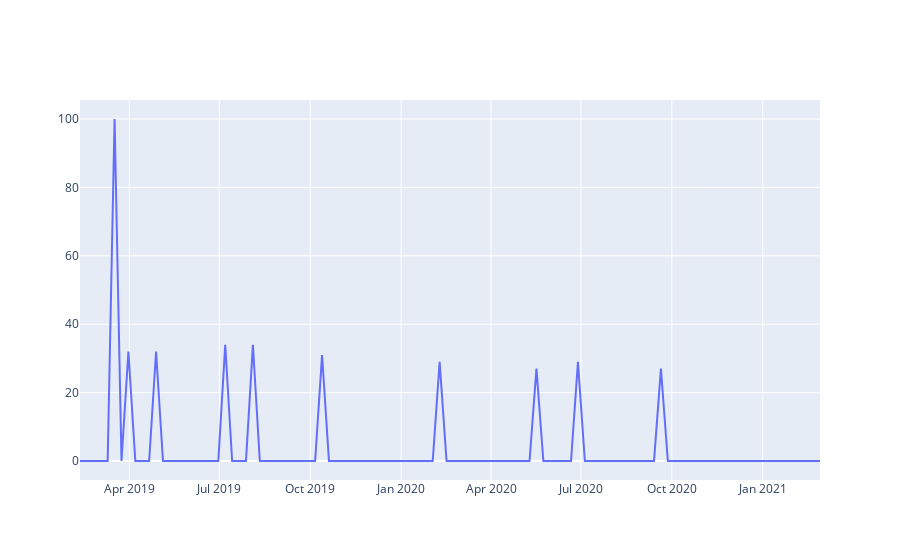

The cell this chart's notebook holds for it:
### Code cell
fig = go.Figure()

fig.add_trace(
    go.Scatter(
        x=trends_df.week,
        y=trends_df.trend_value
    )
)

fig.show()
